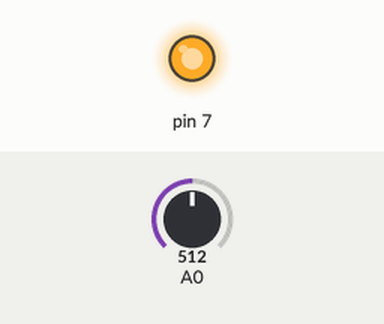
Bench run of a sketch on a simulated Arduino Uno, built with avr-gcc and run on an emulated ATmega328P. On the bench: output pins drawn as LEDs (lit = HIGH). Inputs (shaded band) come from the test bench; at power-on: A0 = 512. What the sketch prints to the serial monitor is not drawn.

Above: at 0.1 s.
Timing chart, 0 to 1.6 s (numbered marks = the images above):
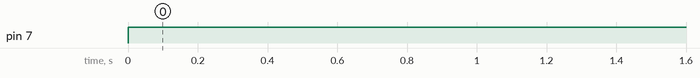

The sketch:

ACS712.ino
```cpp
//*******************            Medicao de corrente eletrica com sensor ACS 712       **********//
//*******************               Codigo desenvolvido por Guilherme Hollweg          **********//
//*******************                        Ultima modificacao:                       **********//
//*******************                         07/2015    21:30h                        **********//
//*******************                 Disponível em github.com/Hollweg                 **********//
//***********************************************************************************************//
//***********************************************************************************************//

short int mV = 185;
short int valorBruto= 0;
short int offsetSensor = 2500;
double tensao = 0, corrente = 0;

void setup(){
    Serial.begin(9600);
    pinMode (7, OUTPUT);
}

void loop(){

   valorBruto = analogRead(A0);
   tensao = (valorBruto / 1023.0) * 5000;           //le o valor de entrada da porta A0
   corrente = ((tensao - offsetSensor) / mV);       //converte esse valor para mV e faz a leitura de corrente

   digitalWrite (7, HIGH);                          //caso queira usar o proprio pino 7 do uc
                                                    //como circuito de potencia
   Serial.print("Valor Bruto = " );                 //transmite entao os dados pela serial
   Serial.print(valorBruto);
   Serial.print("\t Tensao em [mV] = ");
   Serial.print(tensao, 3);
   Serial.print("\t Corrente em [A] = ");
   Serial.println(corrente, 3);
   delay(1500);
}
```

Measured:
- by itself, pin 7: LOW → HIGH at 0.00 s
